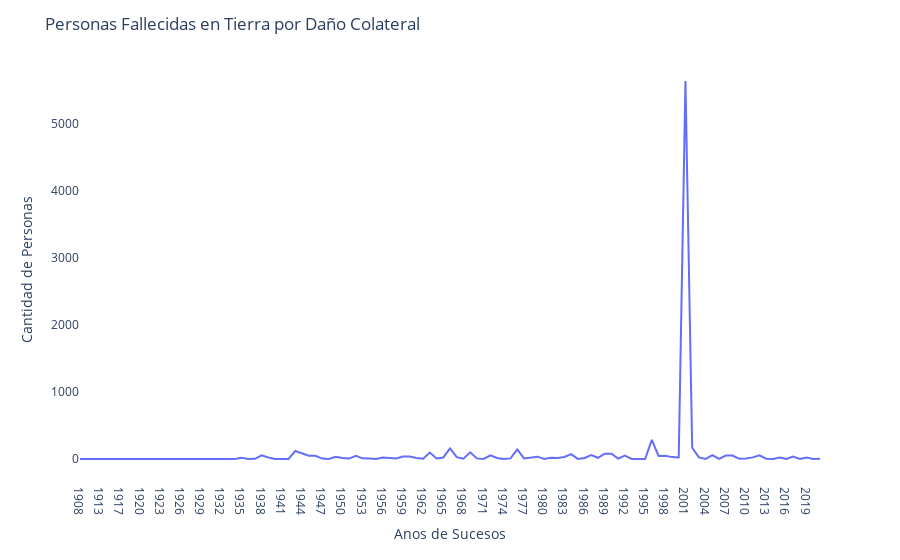

This figure's notebook cell:
### Markdown cell above
Este gráfico muestra a los 5 operadores aereos con mayor indice de accidentes aereos, llevandonos a la conclusion de que la Aeroflot de Rusia tiene el indice mas alto de cantidades de fallecidos seguido de la fuerza aerea de EEUU.

### Code cell
# Agrupar los fallecidos por año
df_tendencia = df.groupby('año')['fallecidos_en_tierra'].sum().reset_index()

# Crear el gráfico de tendencia
fig = px.line(df_tendencia, x='año', y='fallecidos_en_tierra')
fig.update_layout(
    xaxis=dict(title='Anos de Sucesos'),
    yaxis=dict(title='Cantidad de Personas'),
    title='Personas Fallecidas en Tierra por Daño Colateral',
    showlegend=True,
    plot_bgcolor='white',
    xaxis_showgrid=True,
    yaxis_showgrid=True,)

# Mostrar el gráfico
fig.show()

### Figure 1 — Plotly figure (JSON) as saved in the notebook; plotly's stock layout.template omitted (floating-point values rounded to 4 significant figures)
{"data": [{"hovertemplate": "año=%{x}<br>fallecidos_en_tierra=%{y}<extra></extra>", "legendgroup": "", "line": {"color": "#636efa", "dash": "solid"}, "marker": {"symbol": "circle"}, "mode": "lines", "name": "", "orientation": "v", "showlegend": false, "type": "scatter", "x": ["1908", "1909", "1912", "1913", "1915", "1916", "1917", "1918", "1919", "1920", "1921", "1922", "1923", "1924", "1925", "1926", "1927", "1928", "1929", "1930", "1931", "1932", "1933", "1934", "1935", "1936", "1937", "1938", "1939", "1940", "1941", "1942", "1943", "1944", "1945", "1946", "1947", "1948", "1949", "1950", "1951", "1952", "1953", "1954", "1955", "1956", "1957", "1958", "1959", "1960", "1961", "1962", "1963", "1964", "1965", "1966", "1967", "1968", "1969", "1970", "1971", "1972", "1973", "1974", "1975", "1976", "1977", "1978", "1979", "1980", "1981", "1982", "1983", "1984", "1985", "1986", "1987", "1988", "1989", "1990", "1991", "1992", "1993", "1994", "1995", "1996", "1997", "1998", "1999", "2000", "2001", "2002", "2003", "2004", "2005", "2006", "2007", "2008", "2009", "2010", "2011", "2012", "2013", "2014", "2015", "2016", "2017", "2018", "2019", "2020", "2021"], "xaxis": "x", "y": [0, 0, 0, 0, 0, 0, 0, 0, 10, 0, 1, 5, 0, 0, 0, 0, 0, 0, 0, 0, 0, 0, 11, 0, 17, 0, 2, 54, 23, 0, 0, 0, 120, 84, 48, 47, 6, 1, 32, 14, 6, 48, 10, 8, 1, 22, 13, 7, 36, 37, 16, 5, 96, 7, 23, 158, 27, 5, 99, 9, 0, 54, 16, 0, 9, 144, 9, 23, 35, 1, 20, 15, 31, 72, 1, 16, 58, 18, 79, 80, 6, 50, 0, 1, 0, 286, 45, 47, 28, 23, 5641, 168, 24, 1, 59, 3, 51, 52, 3, 9, 24, 56, 5, 0, 21, 1, 35, 2, 21, 1, 3], "yaxis": "y"}], "layout": {"legend": {"tracegroupgap": 0}, "margin": {"t": 60}, "plot_bgcolor": "white", "showlegend": true, "title": {"text": "Personas Fallecidas en Tierra por Daño Colateral"}, "xaxis": {"anchor": "y", "domain": [0, 1], "showgrid": true, "title": {"text": "Anos de Sucesos"}}, "yaxis": {"anchor": "x", "domain": [0, 1], "showgrid": true, "title": {"text": "Cantidad de Personas"}}}}
